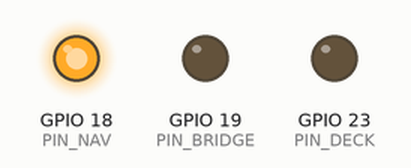
Recording of a sketch running on a simulated ESP32. Shown: output pins drawn as LEDs (lit = HIGH). What the sketch prints to the serial monitor is not drawn.

Above: at 0.6 s.
At 3.6 s:
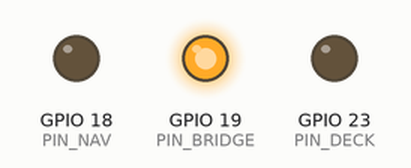
At 6.6 s:
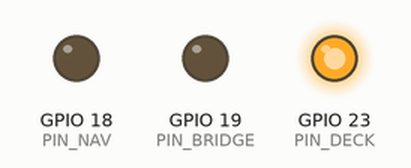
At 9.6 s:
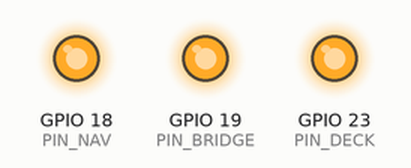
At 12.6 s:
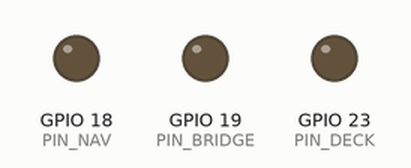
Timing chart, 0 to 14.1 s (numbered marks = the images above):
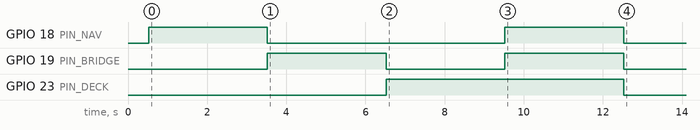

The sketch:

test_12_led_lights.ino
```cpp
/*
 * test_12_led_lights.ino
 *
 * Bench/boat test. Cycles three LED lighting circuits driven directly
 * from ESP32 GPIO pins (no MOSFET, no PCA9685). Each circuit lights
 * for 3 s in sequence, then all three light together for 3 s, then
 * the sketch prints PASS and stops.
 *
 * Pinout:
 *   GPIO 18 → Nav lights         (port red + starboard green sidelights)
 *   GPIO 19 → Bridge/interior    (cabin/wheelhouse glow)
 *   GPIO 23 → Deck/flood lights  (working deck illumination)
 *
 * These pins were chosen because they are general-purpose outputs,
 * not strapping pins, not input-only, and not in use by iBUS, GPS,
 * I2C, PCA9685, DFPlayer, or ESC/servo on this build.
 *
 * Wiring (each circuit, repeat per pin):
 *   ESP32 GPIO ── [current-limit R] ── LED(+) ──...── LED(-) ── ESP32 GND
 *
 * Direct-drive current budget:
 *   - ESP32 GPIO is rated 12 mA continuous, 40 mA absolute max.
 *   - Size R so each circuit draws ≤ 12 mA at 3.3 V to stay in the
 *     safe band. For a single 3 V red LED that's R ≈ 220 Ω; for a
 *     blue/white LED at ~3.0-3.2 Vf, R ≈ 47-100 Ω.
 *   - For multi-LED strings or 5 V strips, add a logic-level MOSFET
 *     between GPIO and the LED return — direct drive will sag the
 *     pin and dim/flicker the LEDs.
 *
 * Test flow (one-shot, no looping):
 *   1. Nav lights on for 3 s
 *   2. Bridge/interior on for 3 s
 *   3. Deck/flood on for 3 s
 *   4. All three on together for 3 s
 *   5. Print PASS, idle in loop()
 *
 * Reset the board to run the sequence again.
 */

const uint8_t PIN_NAV    = 18;
const uint8_t PIN_BRIDGE = 19;
const uint8_t PIN_DECK   = 23;
const unsigned long ON_MS = 3000;

void runCircuit(const char *name, uint8_t pin) {
  Serial.printf("[ON ]  %-16s  GPIO%2d\n", name, pin);
  digitalWrite(pin, HIGH);
  delay(ON_MS);
  digitalWrite(pin, LOW);
  Serial.printf("[OFF]  %-16s  GPIO%2d\n", name, pin);
}

void setup() {
  Serial.begin(115200);
  delay(500);

  Serial.println("========================================");
  Serial.println("  test_12_led_lights");
  Serial.println("========================================");
  Serial.printf("Nav lights      GPIO%d\n", PIN_NAV);
  Serial.printf("Bridge/interior GPIO%d\n", PIN_BRIDGE);
  Serial.printf("Deck/flood      GPIO%d\n", PIN_DECK);
  Serial.println();

  pinMode(PIN_NAV,    OUTPUT);
  pinMode(PIN_BRIDGE, OUTPUT);
  pinMode(PIN_DECK,   OUTPUT);
  digitalWrite(PIN_NAV,    LOW);
  digitalWrite(PIN_BRIDGE, LOW);
  digitalWrite(PIN_DECK,   LOW);

  Serial.println("Step 1: cycling each circuit individually for 3 s.");
  Serial.println("----------------------------------------");
  runCircuit("Nav lights",      PIN_NAV);
  runCircuit("Bridge/interior", PIN_BRIDGE);
  runCircuit("Deck/flood",      PIN_DECK);

  Serial.println();
  Serial.println("Step 2: all three on together for 3 s.");
  Serial.println("----------------------------------------");
  digitalWrite(PIN_NAV,    HIGH);
  digitalWrite(PIN_BRIDGE, HIGH);
  digitalWrite(PIN_DECK,   HIGH);
  Serial.println("[ON ]  ALL THREE       GPIO18,19,23");
  delay(ON_MS);
  digitalWrite(PIN_NAV,    LOW);
  digitalWrite(PIN_BRIDGE, LOW);
  digitalWrite(PIN_DECK,   LOW);
  Serial.println("[OFF]  ALL THREE       GPIO18,19,23");

  Serial.println();
  Serial.println("========================================");
  Serial.println("  PASS — all three circuits cycled OK");
  Serial.println("========================================");
  Serial.println("Reset the board to run the sequence again.");
}

void loop() {
  // One-shot test. Everything ran in setup(). Idle here forever.
}
```
